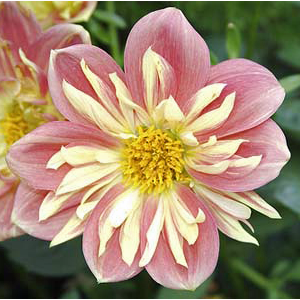
%> input picture HW1/flower.bmp, 300 x 300 px
$ octave four.m   (GNU Octave 9; MATLAB toolbox functions it lacks are replaced by stand-ins)
%> lines starting %> are read from the running program, lines starting %| are printed output that depends on the picture
flower = double(rgb2gray(imread('flower.bmp')));
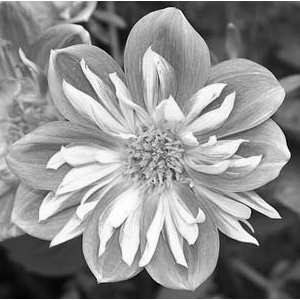
%> flower: size 300x300 double; min 0, max 255, mean 142
figure, imshow(uint8(flower));

[U, S, V] = svd(flower);
B=diag(S);
%> B = 300 values, max 44671.6 at index 1, min 2.46e-13 at index 300, mean 505.3
B_10 = B(1:10)
%> B_10 = [44671.6; 6623; 5165.8; 3874.7; 3328.4; 3068.9; 2852.6; 2773.4; 2651; 2455.3]

plot(1:size(B,1),B)
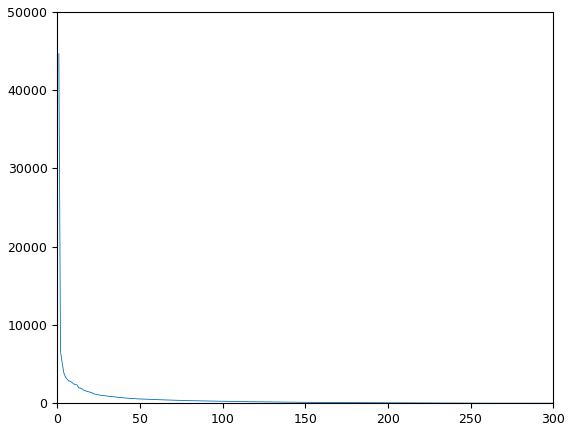
%> figure redrawn from the program's plot data; curve peaks at x = 1, y = 44671.6

% We run this for different values of k
% 10,50,80,150,200
k=10
S(k+1:300,k+1:300)=0;
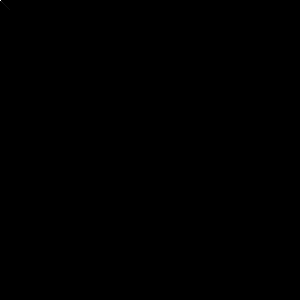
%> S: size 300x300 double; min 0, max 44671.6, mean 0.9; drawn with min black and max white
S(:,k+1:end)=0;
VT=V';
output=U*S*VT;
figure, imshow(uint8(output));
%> after `imshow(uint8(output))`:
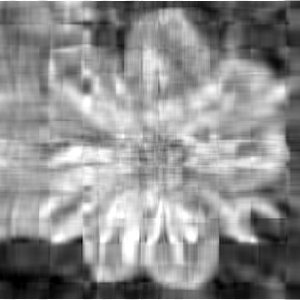
%> displayed picture: size 300x300, on the screen's scale of 0 to 255; min 0, max 255, mean 141.9

$ run again, with HW1/buoys.jpg saved as HW1/flower.bmp
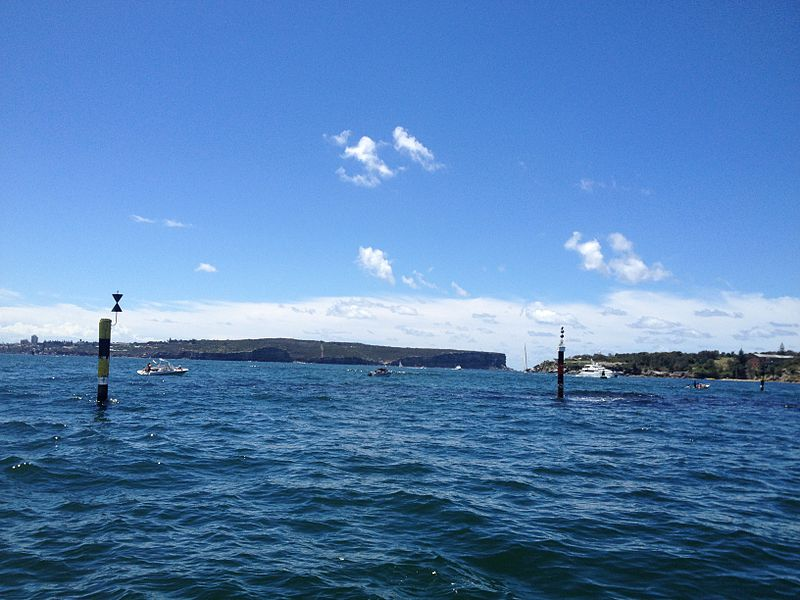
%> input picture HW1/buoys.jpg, 800 x 600 px
%> B = 600 values, max 90140.2 at index 1, min 2.17 at index 600, mean 451.1
%> B_10 = [90140.2; 7225.4; 4334.3; 3455.6; 3310.1; 2920.5; 2761.2; 2490.5; 2361.9; 2284.2]
%> `plot(1:size(B,1),B)`:
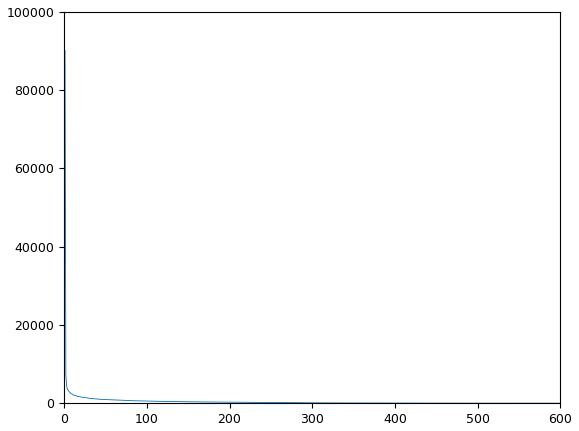
%> figure redrawn from the program's plot data; curve peaks at x = 1, y = 90140.2
%> `imshow(uint8(output))`:
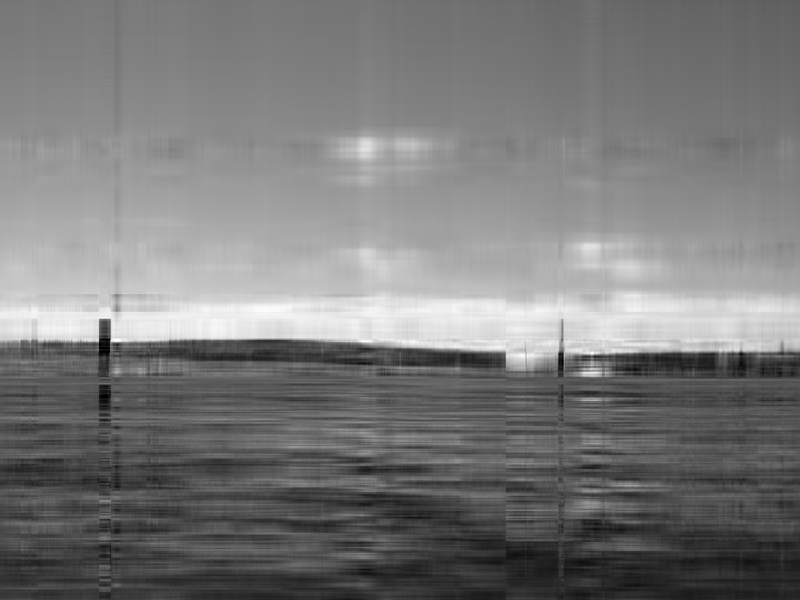
%> displayed picture: size 600x800, on the screen's scale of 0 to 255; min 0, max 255, mean 121.3; mean of the top-left, top-right, bottom-left and bottom-right quarters 151.1, 136.5, 99.3, 98.1

$ run again, with HW1/pic1.jpg saved as HW1/flower.bmp
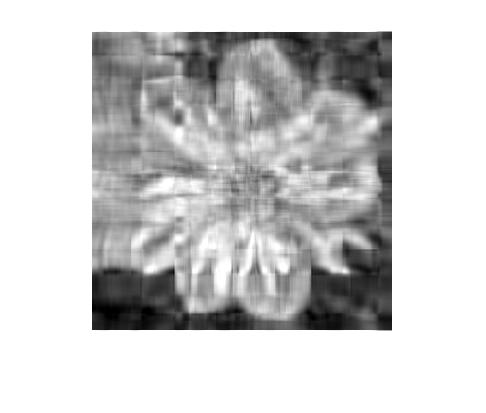
%> input picture HW1/pic1.jpg, 486 x 413 px
%> B = 413 values, max 94456.9 at index 1, min 0 at index 413, mean 362.4
%> B_10 = [94456.9; 16548.9; 5891; 5058.7; 3867.3; 3379.2; 3269.2; 2973; 2771.7; 2599.5]
%> `plot(1:size(B,1),B)`:
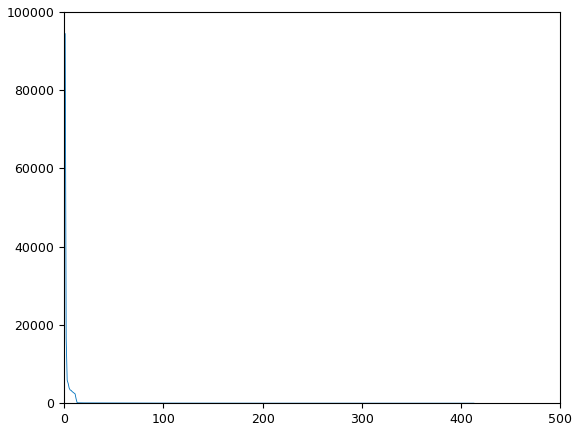
%> figure redrawn from the program's plot data; curve peaks at x = 1, y = 94456.9
%> `imshow(uint8(output))`:
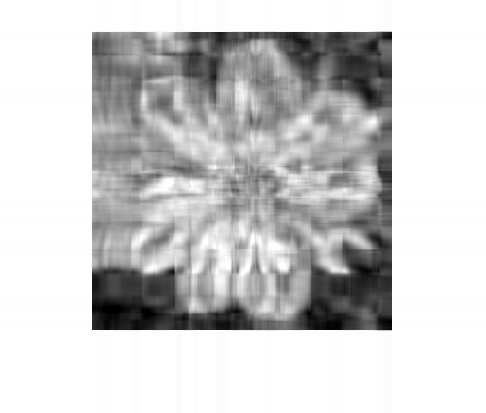
%> displayed picture: size 413x486, on the screen's scale of 0 to 255; min 0, max 255, mean 204.1
